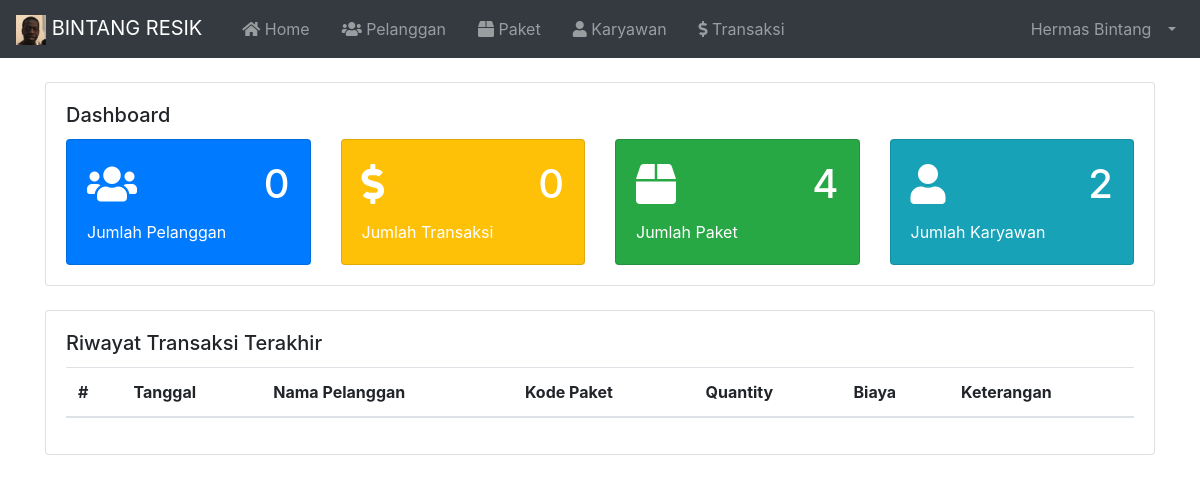
The page /index.php (signed in) on the database as committed earlier.
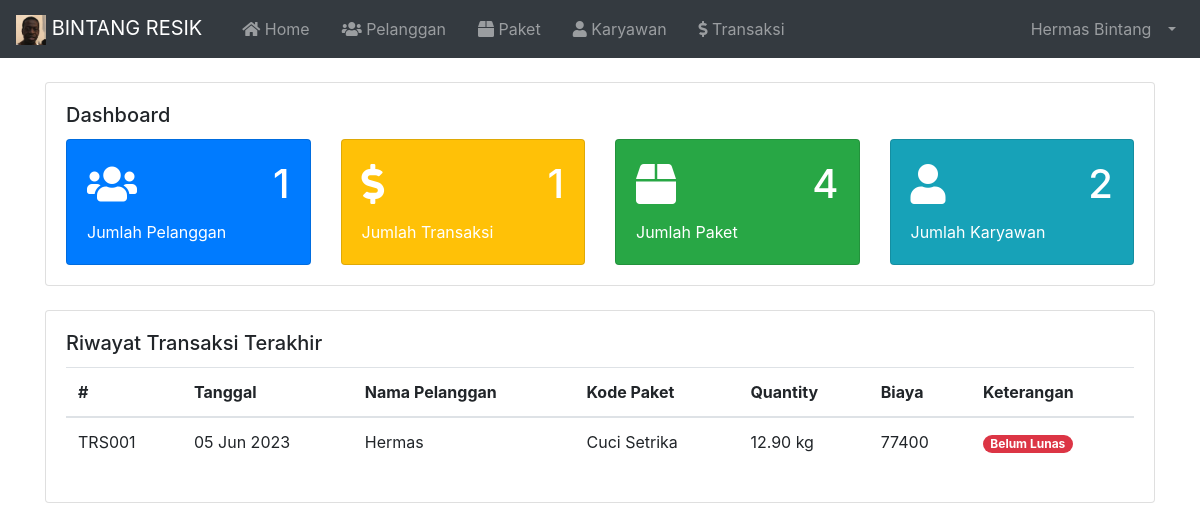
The same page on the database as committed later.
### tables this page shows
CREATE TABLE `tbl_transaksi` (
  `id` varchar(10) NOT NULL,
  `tanggal` varchar(20) NOT NULL,
  `id_pelanggan` varchar(10) NOT NULL,
  `kd_paket` varchar(10) NOT NULL,
  `qty` decimal(5,2) NOT NULL,
  `biaya` int(11) NOT NULL,
  `bayar` int(11) NOT NULL,
  `kembalian` int(11) NOT NULL
);

CREATE TABLE `tbl_pelanggan` (
  `id` varchar(10) NOT NULL,
  `nama` varchar(100) NOT NULL,
  `alamat` varchar(255) NOT NULL,
  `no_hp` varchar(20) NOT NULL
);

CREATE TABLE `tbl_paket` (
  `id` varchar(10) NOT NULL,
  `paket` varchar(100) NOT NULL,
  `harga_kilo` int(11) NOT NULL,
  `deskripsi` varchar(255) NOT NULL
);

### index.php (called while the page is built, shortened)
<?php
  require 'load/config.php';
  require 'load/function.php';
?>
<?php require_once 'header.php'; ?>
<?php require 'content.php'; ?>
<?php require_once 'footer.php'; ?>

### load/function.php (called while the page is built, shortened)
<?php
  require 'config.php';
  function numData( $tabel ) {
    global $koneksi;
    $num = mysqli_query($koneksi, "SELECT * FROM $tabel");
    return mysqli_num_rows($num);
  }
  function numQueryData( $query ) {
    global $koneksi;
    $num = mysqli_query($koneksi, $query);
    return mysqli_num_rows($num);
  }
  function viewDatas( $query ) {
    global $koneksi;
    $result = mysqli_query($koneksi, $query);
    $rows = [];
      while ($row = mysqli_fetch_assoc($result)) {
        $rows[] = $row;
      }
    return $rows;
  }
?>

### page/home.php (the view)
<?php
  $query = "SELECT tbl_transaksi.id, tbl_transaksi.tanggal ,tbl_pelanggan.nama, tbl_paket.paket, tbl_transaksi.qty, tbl_transaksi.biaya, tbl_transaksi.bayar, tbl_transaksi.kembalian
            FROM tbl_transaksi
            INNER JOIN tbl_pelanggan
            ON tbl_transaksi.id_pelanggan = tbl_pelanggan.id
            INNER JOIN tbl_paket
            ON tbl_transaksi.kd_paket = tbl_paket.id
						ORDER BY tbl_transaksi.id DESC
						LIMIT 5"
?>
<div class="container container-fluid">
	<div class="card mt-4 mb-4">
		<div class="card-body">
			<h5 class="card-title">Dashboard</h5>
			<div class="row">
				<div class="col-md">
					<div class="card text-white bg-primary" style="max-width: 18rem;">
						<div class="card-body">
							<h1 class="card-title d-flex align-items-center justify-content-between">
								<i class="fas fa-users"></i>
								<span class="text-right"><?= numData("tbl_pelanggan"); ?></span>
							</h1>
							<p class="card-text">Jumlah Pelanggan</p>
						</div>
					</div>
				</div>
				<div class="col-md">
					<div class="card text-white bg-warning" style="max-width: 18rem;">
						<div class="card-body">
							<h1 class="card-title d-flex align-items-center justify-content-between">
								<i class="fas fa-dollar-sign"></i>
								<span class="text-right"><?= numData('tbl_transaksi'); ?></span>
							</h1>
							<p class="card-text">Jumlah Transaksi</p>
						</div>
					</div>
				</div>
				<div class="col-md">
					<div class="card text-white bg-success" style="max-width: 18rem;">
						<div class="card-body">
							<h1 class="card-title d-flex align-items-center justify-content-between">
								<i class="fas fa-box"></i>
								<span class="text-right"><?= numData('tbl_paket'); ?></span>
							</h1>
							<p class="card-text">Jumlah Paket</p>
						</div>
					</div>
				</div>
				<div class="col-md">
					<div class="card text-white bg-info" style="max-width: 18rem;">
						<div class="card-body">
							<h1 class="card-title d-flex align-items-center justify-content-between">
								<i class="fas fa-user"></i>
								<span class="text-right"><?= numQueryData("SELECT * FROM tbl_karyawan WHERE tbl_karyawan.role = 'Karyawan'"); ?></span>
							</h1>
							<p class="card-text">Jumlah Karyawan</p>
						</div>
					</div>
				</div>
			</div>
		</div>
	</div>
	<div class="card mb-4">
		<div class="card-body">
			<h5 class="card-title">Riwayat Transaksi Terakhir</h5>
			<table class="table">
				<thead>
					<tr>
						<th>#</th>
						<th>Tanggal</th>
						<th>Nama Pelanggan</th>
						<th>Kode Paket</th>
						<th>Quantity</th>
						<th>Biaya</th>
						<th>Keterangan</th>
					</tr>
				</thead>
				<tbody>
					<?php $transaksi = viewDatas($query); ?>
					<?php foreach($transaksi as $data) : ?>
					<tr>
						<td><?= $data['id']; ?></td>
						<td><?= $data['tanggal']; ?></td>
						<td><?= $data['nama']; ?></td>
						<td><?= $data['paket']; ?></td>
						<td><?= $data['qty']; ?> kg</td>
						<td><?= $data['biaya']; ?></td>
						<td>
						<?php
							if ( $data['kembalian'] < 0 ) {
								echo "<span class='badge badge-pill badge-danger'>Belum Lunas</span>";
							} else {
								echo "<span class='badge badge-pill badge-success'>Lunas</span>";
							}
						?>
						</td>
					</tr>
					<?php endforeach; ?>
				</tbody>
			</table>
		</div>
	</div>
</div>

Rows that differ between the two databases and show on the page:
added tbl_transaksi: id "TRS001", tanggal "05 Jun 2023", id_pelanggan.nama "Hermas", kd_paket.paket "Cuci Setrika", qty "12.90", biaya "77400", kembalian "Belum Lunas"
Other text that changed with them:
numData("tbl_pelanggan"): "0" → "1"
numData('tbl_transaksi'): "0" → "1"
